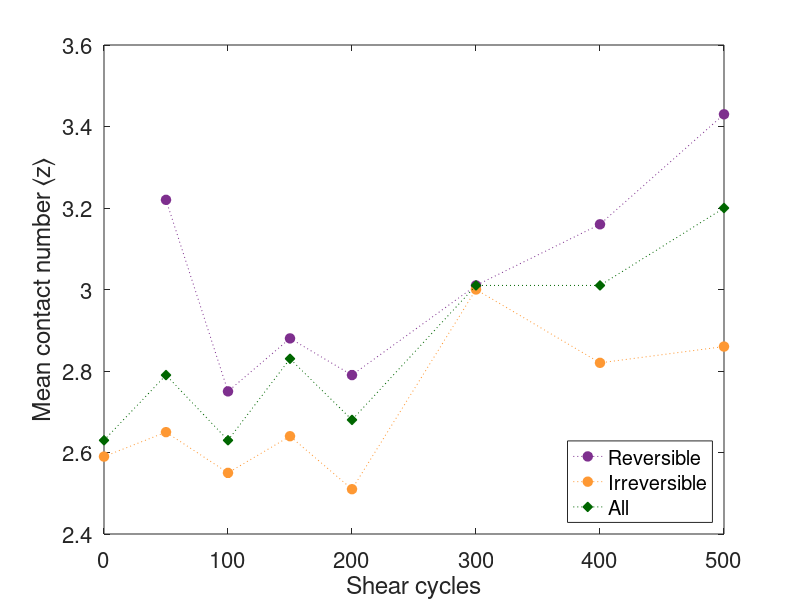

Reproduce this figure in MATLAB.
% Mean contact number over time

% data_path = 'C:\Eric\Xerox Data\30um gap runs\8-29-17 0.3333Hz\1.0\pauses_disp_vs_cycle.csv';
% data = xlsread(data_path);

cycles = [0,50,100,150,200,300,400,500];
% contact_num_means = [3.78,3.95,3.9,3.95,4.00,4.13,4.15,4.11];

% % 8-29-17 contact number dist 2.5 um
% bin_edges = [ 0,  1,  2,  3,  4,  5,  6,  7,  8,  9, 10, 11, 12, 13, 14];
% untrained = [ 0.01132713,  0.05071851,  0.12003381,  0.21352494,  0.2591716 ,...
%         0.20371936,  0.10177515,  0.03347422,  0.00540997,  0.00084531,...
%         0.        ,  0.        ,  0.        ];
% trained =[ 0.00826841,  0.03291461,  0.08284306,  0.15280649,  0.21863571,...
%         0.23580855,  0.15900779,  0.07727779,  0.02528224,  0.0060423 ,...
%         0.00111305,  0.        ,  0.        ];

% % 1-6-18 peri contact number dist 2.1 um
% bin_edges = [ 0,  1,  2,  3,  4,  5,  6,  7,  8,  9, 10, 11, 12, 13, 14];
% untrained = [ 0.00263852,  0.10290237,  0.24274406,  0.36939314,  0.16886544,...
%         0.08970976,  0.01055409,  0.01055409,  0.        ,  0.00263852,...
%         0.        ,  0.        ,  0.        ];
% trained =[ 0.00968523,  0.05326877,  0.1937046 ,  0.27845036,  0.2566586 ,...
%         0.13559322,  0.05326877,  0.00968523,  0.00968523,  0.        ,...
%         0.        ,  0.        ,  0.        ];


% m_contacts_mobile = [3.65,3.5,3.68,3.84,3.61,3.47,3.36,4.20];
% m_contacts_immobile = [3.9,3.96,3.99,4.01,4.04,3.99,3.9,4.00];

% % %%% Mean contacts mobile vs immobile peri 2.5um c2c
% m_contacts_mobile = [6.32, 5.73, 5.95, 5.75, 6.15];
% m_contacts_immobile = [6.6, 6.41, 6.42, 6.26, 6.40];

% % %% Mean contacts mobile vs immobile peri 2.1um c2c
% m_contacts_mobile = [3.29, 3.35, 3.37, 3.32, 3.45];
% m_contacts_immobile = [3.8, 3.83, 3.58, 3.62, 3.63];

% %%% Mean contacts mobile vs immobile peri 0.05um surface sep (4-9-19)
% m_contacts_mobile = [1.88 1.98 1.76 2.03 1.82];
% m_contacts_immobile = [3.2 2.44 1.98 2.04 2.07];




%%%% Mean contacts mobile vs immobile peri 30nm surface sep (4-17-19)
% m_contacts_mobile = [1.60 1.53 1.24 1.86 1.58 1.65 1.67 2.03];
% m_contacts_immobile = [3.0 1.97 1.53 1.77 1.75 2.02 1.95 2.15];
% m_contacts_all = [1.65 1.64 1.35 1.79 1.68 1.89 1.83 2.10];

% %%% Mean contacts mobile vs immobile peri 50nm surface sep (4-17-19)
% m_contacts_mobile = [1.88 1.98 1.76 2.04 1.82 2.16 2.19 2.31];
% m_contacts_immobile = [3.2 2.44 1.98 2.02 2.05 2.41 2.39 2.54];
% m_contacts_all = [1.93 2.01 1.84 2.03 1.96 2.32 2.30 2.45];

%%% Mean contacts mobile vs immobile peri 100nm surface sep (4-17-19)
m_contacts_mobile = [2.59 2.65 2.55 2.64 2.51 3.0 2.82 2.86];
m_contacts_immobile = [3.8 3.22 2.75 2.88 2.79 3.01 3.16 3.43];
m_contacts_all = [2.63 2.79 2.63 2.83 2.68 3.01 3.01 3.20];




%%% Mean contacts mobile vs immobile peri 0.1um surface sep (10-4-18)
% m_contacts_mobile = [2.28, 2.22, 2.21, 2.39, 2.27];
% m_contacts_immobile = [3.4, 2.78, 2.32, 2.44, 2.28];

% % % % Mean contacts mobile vs immobile peri 0.2um surface sep (10-4-18)
% m_contacts_mobile = [3.8, 3.75, 3.28, 3.22, 3.36];
% m_contacts_immobile = [3.06, 3.12, 3.16, 3.11, 2.94];



% m_vv_mobile = [14.3, 14.4, 13.9, 13.8, 13.7]/4.2;
% m_vv_immobile = [13.7, 13.3, 13.7, 13.1, 13.5]/4.2;
% cycles = [0,50,100,150,200];

% % 0.6V full stack contact distribution data
% contacts = [0,1,2,3,4,5,6,7,8,9,10,11,12];
% pdf_pre = [0.00545564760558,...
% 0.0343503738129,...
% 0.102040816327,...
% 0.210143463326,...
% 0.270559709032,...
% 0.219842392403,...
% 0.11234592847,...
% 0.038189533239,...
% 0.00606183067286,...
% 0.00101030511214,...
% 0.0,...
% 0.0,...
% 0.0];
% pdf_post = [0.00446677833613,...
% 0.0187976921645,...
% 0.0668155592779,...
% 0.148148148148,...
% 0.226502884794,...
% 0.249767355295,...
% 0.172157081705,...
% 0.0804020100503,...
% 0.0256839754327,...
% 0.00614182021217,...
% 0.00111669458403,...
% 0.0,...
% 0.0];
% 
% 
% xi_xx = [.088, .072, .098, .073, .066, .039, .036, -.002];
% xi_yy = [-.018, -.019, -.056, -.042, -.057, -.060, -.046, 0.005];
% xi_zz = [-.070, -.053, -.041, -.029, -.009, .020, .010, -.003];






% %%
% figure;
% hold on
% bar_pre = stairs(contacts, pdf_pre, 'b', 'LineWidth', 2);
% 
% bar_post = stairs(contacts, pdf_post, 'r', 'LineWidth', 2);
% 
% xlim([0 10])
% % ylim([0.13 0.26])

%%

pur = [0.4940, 0.1840, 0.5560];
org = [255, 153, 51]/256;
grn = [0, 102, 0]/256;

% plot(cycles, data(:,2), 'b:o', 'MarkerFaceColor', 'b', 'MarkerSize', 7)
figure;
hold on;
plot(cycles(2:8), m_contacts_immobile(2:8), ':o', 'Color', pur, 'MarkerFaceColor', pur, 'MarkerSize', 7, 'DisplayName', 'Reversible')
% plot(cycles(1:8), m_contacts_immobile(1:8), ':o', 'Color', pur, 'MarkerFaceColor', pur, 'MarkerSize', 7, 'DisplayName', 'Reversible')
plot(cycles(1:8), m_contacts_mobile(1:8), ':o', 'Color', org, 'MarkerFaceColor', org, 'MarkerSize', 7, 'DisplayName', 'Irreversible')


% % plot(cycles(1), m_contacts_immobile(1), ':o','Color', pur, 'MarkerFaceColor', pur,'MarkerSize', 10,'HandleVisibility','off')
% plot(cycles(1), m_contacts_mobile(1), ':o', 'Color', org,'MarkerFaceColor', org, 'MarkerSize', 20,'HandleVisibility','off')
% plot(cycles(2), m_contacts_immobile(2), ':o','Color', pur, 'MarkerFaceColor', pur, 'MarkerSize', 15,'HandleVisibility','off')
% plot(cycles(2), m_contacts_mobile(2), ':o', 'Color', org,'MarkerFaceColor', org, 'MarkerSize', 12,'HandleVisibility','off')
% plot(cycles(3), m_contacts_immobile(3), ':o', 'Color', pur,'MarkerFaceColor', pur,'MarkerSize', 20,'HandleVisibility','off')
% plot(cycles(3), m_contacts_mobile(3), ':o', 'Color', org,'MarkerFaceColor', org, 'MarkerSize', 10,'HandleVisibility','off')
% plot(cycles(4), m_contacts_immobile(4), ':o', 'Color', pur,'MarkerFaceColor', pur, 'MarkerSize', 25,'HandleVisibility','off')
% plot(cycles(4), m_contacts_mobile(4), ':o', 'Color', org,'MarkerFaceColor', org, 'MarkerSize', 7,'HandleVisibility','off')
% plot(cycles(5), m_contacts_immobile(5), ':o', 'Color', pur,'MarkerFaceColor', pur, 'MarkerSize', 25,'HandleVisibility','off')
% plot(cycles(5), m_contacts_mobile(5), ':o', 'Color', org, 'MarkerFaceColor', org, 'MarkerSize', 5,'HandleVisibility','off')
% plot(cycles(6), m_contacts_immobile(6), ':o', 'Color', pur,'MarkerFaceColor', pur, 'MarkerSize', 25,'HandleVisibility','off')
% plot(cycles(6), m_contacts_mobile(6), ':o', 'Color', org, 'MarkerFaceColor', org, 'MarkerSize', 5,'HandleVisibility','off')
% plot(cycles(7), m_contacts_immobile(7), ':o', 'Color', pur,'MarkerFaceColor', pur, 'MarkerSize', 25,'HandleVisibility','off')
% plot(cycles(7), m_contacts_mobile(7), ':o', 'Color', org, 'MarkerFaceColor', org, 'MarkerSize', 5,'HandleVisibility','off')
% plot(cycles(8), m_contacts_immobile(8), ':o', 'Color', pur,'MarkerFaceColor', pur, 'MarkerSize', 25,'HandleVisibility','off')
% plot(cycles(8), m_contacts_mobile(8), ':o', 'Color', org, 'MarkerFaceColor', org, 'MarkerSize', 5,'HandleVisibility','off')

plot(cycles(1:8), m_contacts_all(1:8), ':d', 'Color', grn, 'MarkerFaceColor', grn, 'MarkerSize', 7, 'DisplayName', 'All')


% plot(cycles, m_vv_mobile, 'r:o', 'MarkerFaceColor', 'r', 'MarkerSize', 7, 'DisplayName', 'Mobile')
% plot(cycles, m_vv_immobile, 'b:o', 'MarkerFaceColor', 'b', 'MarkerSize', 7, 'DisplayName', 'Immobile')

% plot(vedges(1:end-1), vHpre, 'b:o', 'MarkerFaceColor', 'b', 'MarkerSize', 7, 'DisplayName', 'Before training')
% plot(vedges(1:end-1), vHpost, 'r:o', 'MarkerFaceColor', 'r', 'MarkerSize', 7, 'DisplayName', 'After training')

% bar(vedges(1:end-1)/ 4.19, vHpre, 1.0, 'DisplayName', 'Before training', 'FaceAlpha', 0.5, 'EdgeColor', 'b')
% bar(vedges(1:end-1) / 4.19, vHpost, 1.0, 'DisplayName', 'After training', 'FaceAlpha', 0.5, 'EdgeColor', 'r')

% bar(bin_edges(1:end-2), untrained, 1.0, 'DisplayName', 'Before training', 'FaceAlpha', 0.5, 'EdgeColor', 'b')
% bar(bin_edges(1:end-2), trained, 1.0, 'DisplayName', 'After training', 'FaceAlpha', 0.5, 'EdgeColor', 'r')

% plot(nnnedges(1:end-1), nnnHpre, 'b:o', 'MarkerFaceColor', 'b', 'MarkerSize', 7, 'DisplayName', 'Before training')
% plot(nnnedges(1:end-1), nnnHpost, 'r:o', 'MarkerFaceColor', 'r', 'MarkerSize', 7, 'DisplayName', 'After training')

% bar(nnnedges(1:end-1), nnnHpre, 1.0, 'DisplayName', 'Before training', 'FaceAlpha', 0.5, 'EdgeColor', 'b')
% bar(nnnedges(1:end-1), nnnHpost, 1.0, 'DisplayName', 'After training', 'FaceAlpha', 0.5, 'EdgeColor', 'r')

% plot(cycles(1:end-1), xi_xx(1:end-1), 'b:o', 'MarkerFaceColor', 'b', 'MarkerSize', 7, 'DisplayName', 'xx')
% plot(cycles(1:end-1), xi_yy(1:end-1), 'r:o', 'MarkerFaceColor', 'r', 'MarkerSize', 7, 'DisplayName', 'yy')
% plot(cycles(1:end-1), xi_zz(1:end-1), 'g:o', 'MarkerFaceColor', 'g', 'MarkerSize', 7, 'DisplayName', 'zz')

% title('Voronoi volume distribution','FontSize', 20);
% ylabel('Mean contact number \langlez\rangle','FontSize', 18);
% xlabel('Shear cycles', 'FontSize', 18);

% ylabel('Probability','FontSize', 18);
% xlabel('Contact number \it z', 'FontSize', 18);



ylabel('Mean contact number \langlez\rangle','FontSize', 18);
xlabel('Shear cycles', 'FontSize', 18);

xlim([0 500])
% ylim([1.6 2.6])
% legend('Immobile', 'Mobile', 'All')
leg = legend('Location', 'southeast');
set(leg, 'FontSize', 14)


xt = get(gca,'XTick');
set(gca, 'FontSize', 16);

box on

hold off

% %%
% % histogram of contacts mobile and immobile
% bin_edges = 0.0:0.02:0.48;
% h_mobile = [0,  0,  0, 41, 27, 22, 15,  6,  3,  2,  2,  0,  0,  0,  1,  0,  0,...
%         0,  0,  0,  0,  0,  0,  0,  0];
% 
% h_immobile = [7, 33, 43,  0,  0,  0,  0,  0,  0,  0,  0,  0,  0,  0,  0,  0,  0,...
%         0,  0,  0,  0,  0,  0,  0,  0];
%         
% tot = sum(h_immobile) + sum(h_mobile);
% figure;
% hold on
% mobile = bar(bin_edges, h_mobile/tot, 1.0, 'b', 'EdgeColor', 'b');
% immobile = bar(bin_edges, h_immobile/tot, 1.0, 'b', 'EdgeColor', 'b');
% % mobile = bar(bin_edges, h_mobile/tot, 1.0, 'r', 'EdgeColor', 'r', 'DisplayName', 'Mobile');
% % immobile = bar(bin_edges, h_immobile/tot, 1.0, 'b', 'EdgeColor', 'b', 'DisplayName', 'Immobile');
% xlim([0 0.5])
% 
% 
% title('Displacement distribution','FontSize', 20);
% xlabel('Displacement (\mum)','FontSize', 18);
% ylabel('Probability','FontSize', 18);
% 
% 
% % leg = legend('Location', 'northeast');
% set(leg, 'FontSize', 16)
% 
% xt = get(gca,'XTick');
% set(gca, 'FontSize', 16);
% 
% hold off